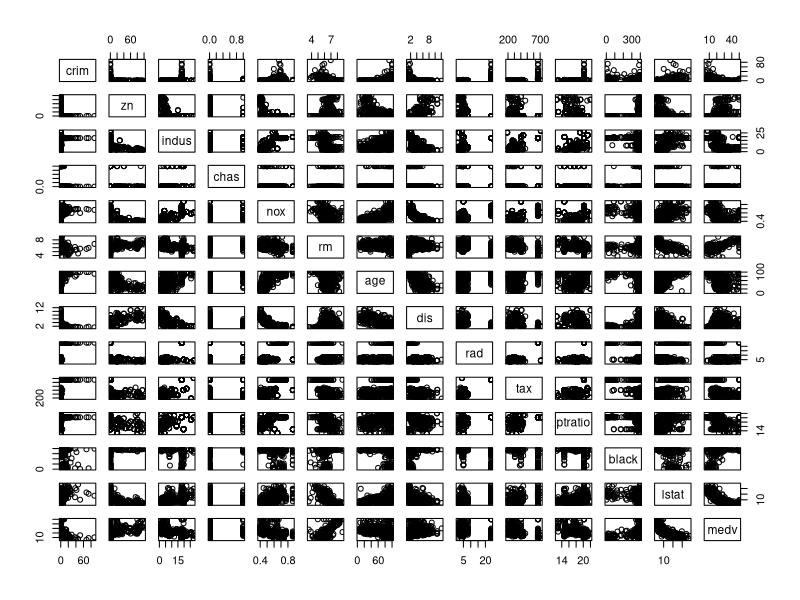
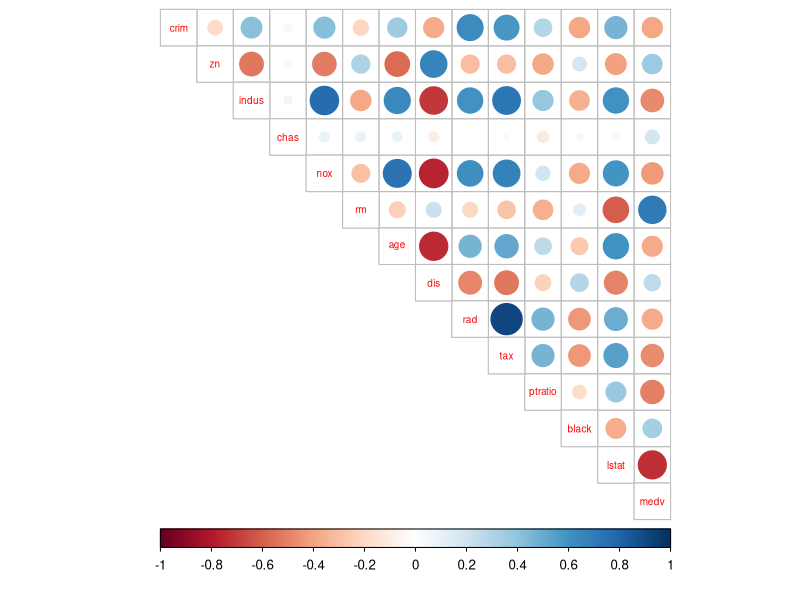
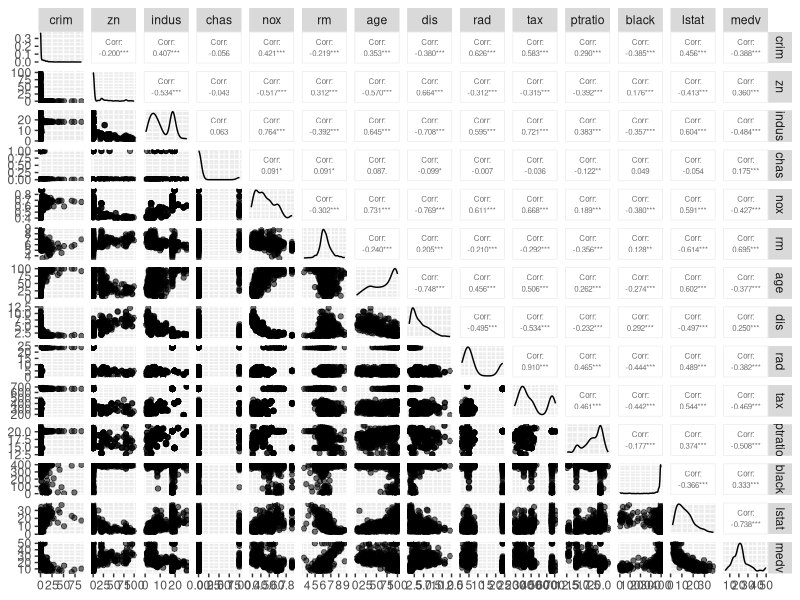
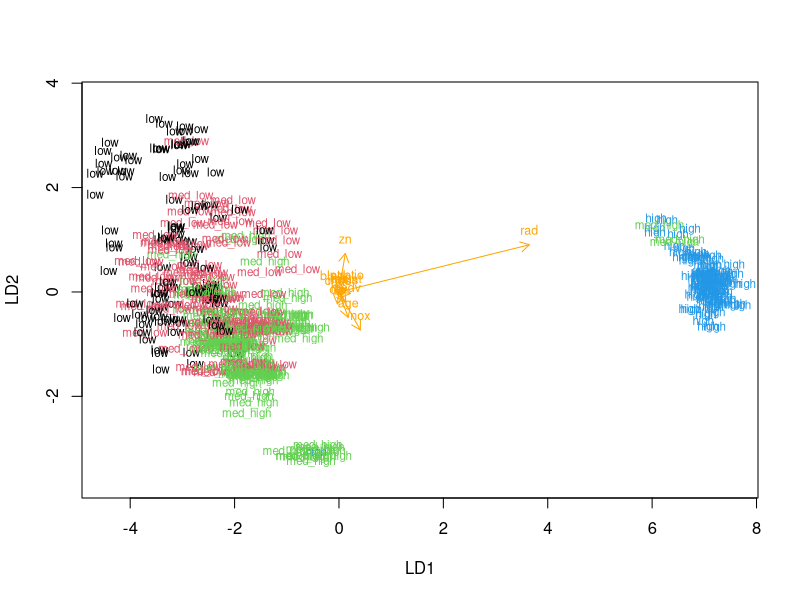
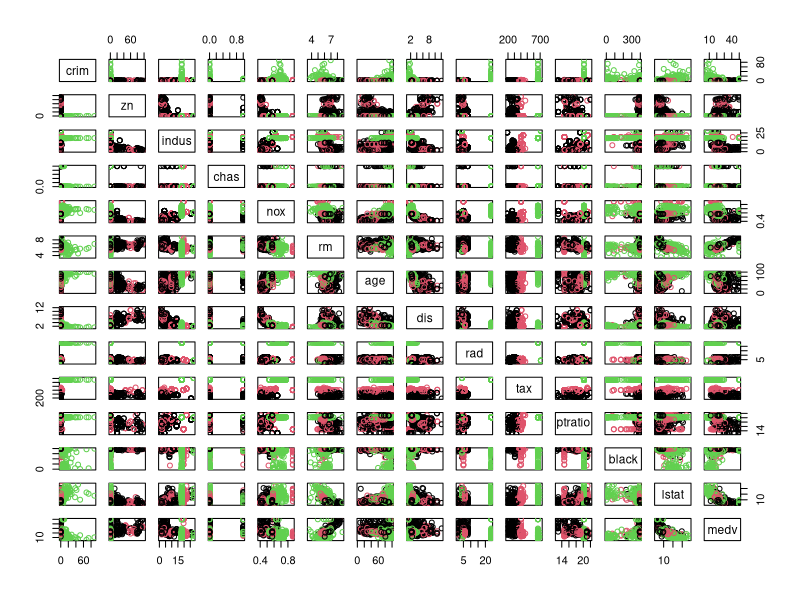
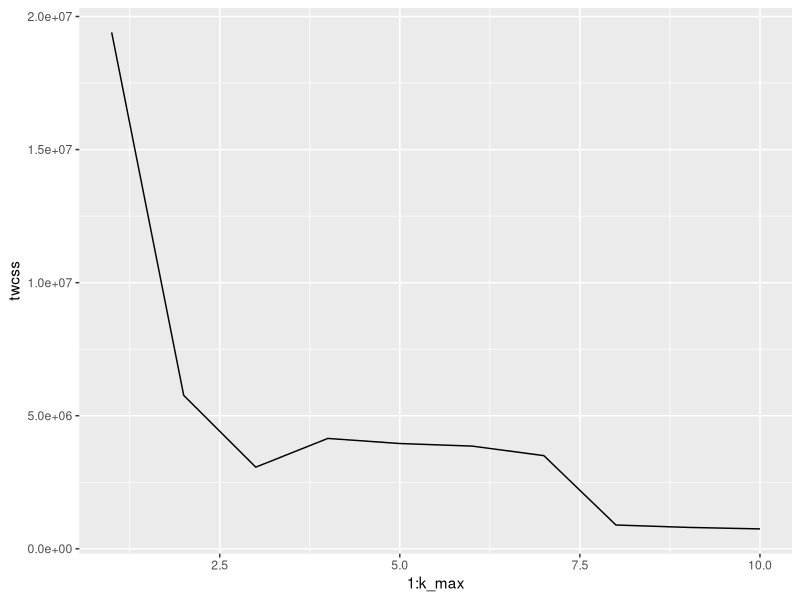
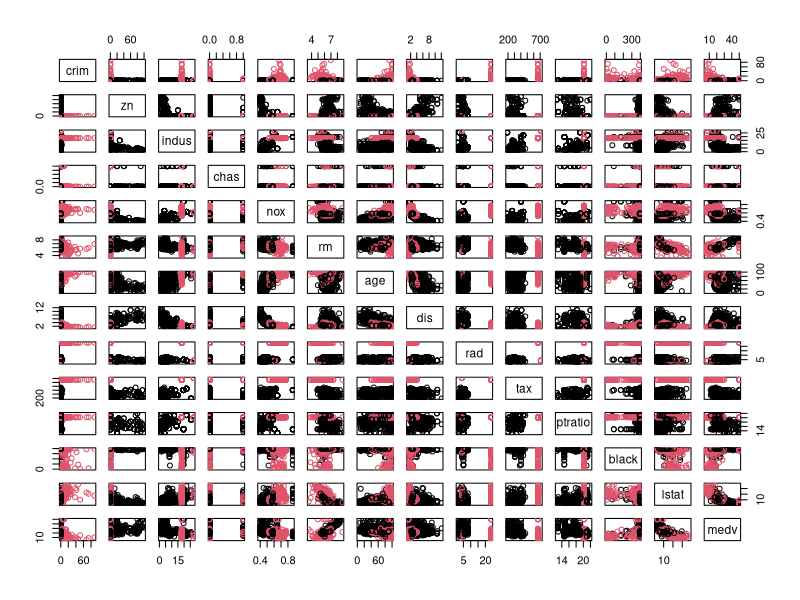
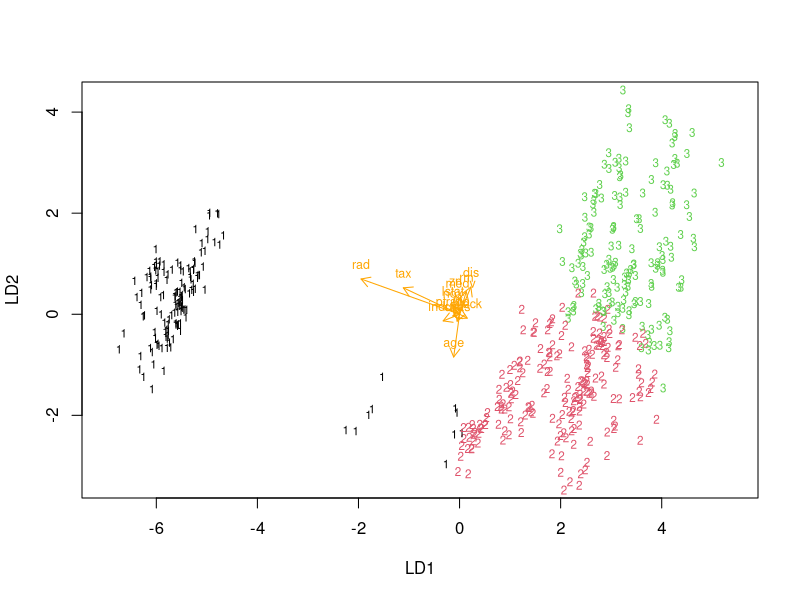

Write R code to recreate these figures, in order.
## ---- chunk 1
date()
## ---- chunk 2

# access the MASS package
library(MASS)

# load the data
data("Boston")

# explore the dataset
str(Boston)
summary(Boston)

## ---- chunk 3
# MASS, corrplot, tidyr and Boston dataset are available
library(tidyr)
library(corrplot)

# plot matrix of the variables
pairs(Boston)



# calculate the correlation matrix and round it
cor_matrix<-cor(Boston) %>% round(digits = 2)

# print the correlation matrix
cor_matrix

# visualize the correlation matrix
corrplot(cor_matrix, method="circle", type="upper", cl.pos="b", tl.pos="d", tl.cex = 0.6)



# access the GGally and ggplot2 libraries
library(GGally)
library(ggplot2)
library(dplyr)



# create a more advanced plot matrix with ggpairs() : draws all possible scatter plots from the columns of a data frame, resulting in a scatter plot matrix.
p <- ggpairs(Boston, mapping = aes( alpha = 0.3), lower = list(combo = wrap("facethist", bins = 20)),upper = list(continuous = wrap("cor", size = 2)))
# draw the plot
p


## ---- chunk 4
# center and standardize variables
boston_scaled <- scale(Boston)

# summaries of the scaled variables
summary(boston_scaled)

# class of the boston_scaled object
class(boston_scaled)

# change the object to data frame
boston_scaled <- as.data.frame(boston_scaled)

## ---- chunk 5
# summary of the scaled crime rate
summary(boston_scaled$crim)

# create a quantile vector of crim and print it
bins <- quantile(boston_scaled$crim)
bins

# create a categorical variable 'crime'
crime <- cut(boston_scaled$crim, breaks = bins, include.lowest = TRUE, labels = c("low", "med_low", "med_high", "high"))

# look at the table of the new factor crime
table(crime)


## ---- chunk 6
# remove original crim from the dataset
boston_scaled <- dplyr::select(boston_scaled, -crim)

# add the new categorical value to scaled data
boston_scaled <- data.frame(boston_scaled, crime)

## ---- chunk 7
# number of rows in the Boston dataset 
n <- nrow(boston_scaled)

# choose randomly 80% of the rows
ind <- sample(n,  size = n * 0.8)

# create train set
train <- boston_scaled[ind,]

# create test set 
test <- boston_scaled[-ind,]


## ---- chunk 8
# linear discriminant analysis
lda.fit <- lda(crime ~ ., data = train)

# print the lda.fit object
lda.fit

## ---- chunk 9

# the function for lda biplot arrows
lda.arrows <- function(x, myscale = 1, arrow_heads = 0.1, color = "orange", tex = 0.75, choices = c(1,2)){
  heads <- coef(x)
  arrows(x0 = 0, y0 = 0, 
         x1 = myscale * heads[,choices[1]], 
         y1 = myscale * heads[,choices[2]], col=color, length = arrow_heads)
  text(myscale * heads[,choices], labels = row.names(heads), 
       cex = tex, col=color, pos=3)
}

# target classes as numeric
classes <- as.numeric(train$crime)

# plot the lda results
plot(lda.fit, dimen = 2, col = classes, pch = classes)
lda.arrows(lda.fit, myscale = 1)
## ---- chunk 10
# save the correct classes from test data
correct_classes <- test$crime

# remove the crime variable from test data
test <- dplyr::select(test, -crime)

# predict classes with test data
lda.pred <- predict(lda.fit, newdata = test)

# cross tabulate the results
table(correct = correct_classes, predicted = lda.pred$class)
## ---- chunk 11

# load MASS and Boston
library(MASS)
data('Boston')

# center and standardize variables
boston_scaled <- scale(Boston)


# change the object to data frame
boston_scaled <- as.data.frame(boston_scaled)


# euclidean distance matrix
dist_eu <- dist(Boston)

# look at the summary of the distances
summary(dist_eu)

# manhattan distance matrix
dist_man <- dist(Boston, method = 'manhattan')

# look at the summary of the distances
summary(dist_man)

## ---- chunk 12
# k-means clustering
km <-kmeans(Boston, centers = 3)

# plot the Boston dataset with clusters
pairs(Boston, col = km$cluster)
## ---- chunk 13
set.seed(123)

# determine the number of clusters
k_max <- 10

# calculate the total within sum of squares
twcss <- sapply(1:k_max, function(k){kmeans(Boston, k)$tot.withinss})

# visualize the results
qplot(x = 1:k_max, y = twcss, geom = 'line')

## ---- chunk 14

# k-means clustering
km <-kmeans(Boston, centers = 2)

# plot the Boston dataset with clusters
pairs(Boston, col = km$cluster)

## ---- chunk 15

data("Boston")

boston_scaled <- Boston %>%
  scale %>%
  as.data.frame

set.seed(123) 
# k-means clustering
km <- kmeans(boston_scaled, centers = 3)

# clusters
boston_b <- boston_scaled %>% 
  mutate(crim = as.factor(km$cluster))

# number of rows in the Boston dataset 
n <- nrow(boston_b)

# choose randomly 80% of the rows
ind <- sample(n,  size = n * 0.8)

# create train set
train <- boston_b

# create test set
test <- boston_b

correct_classes <- test$crim

test <- dplyr::select(test, -crim)

#  perform LDA using the clusters as target classes
lda.fit <- lda(crim ~ ., data = train)

# target classes as numeric
classes <- as.numeric(train$crim)

# plot the lda results
plot(lda.fit, dimen = 2, col = classes, pch = classes)
lda.arrows(lda.fit, myscale = 1)

